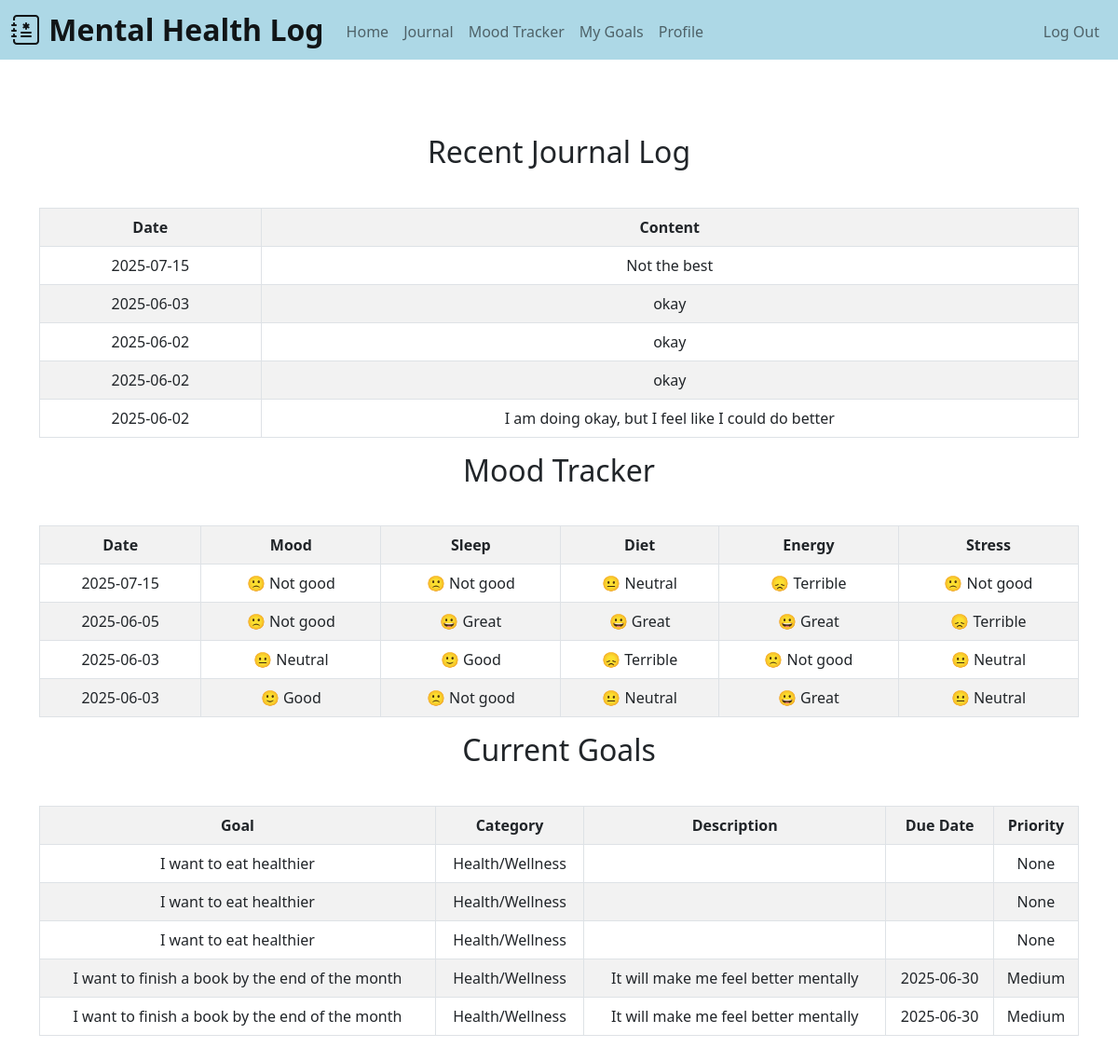
Page / (signed in) on the earlier database version.
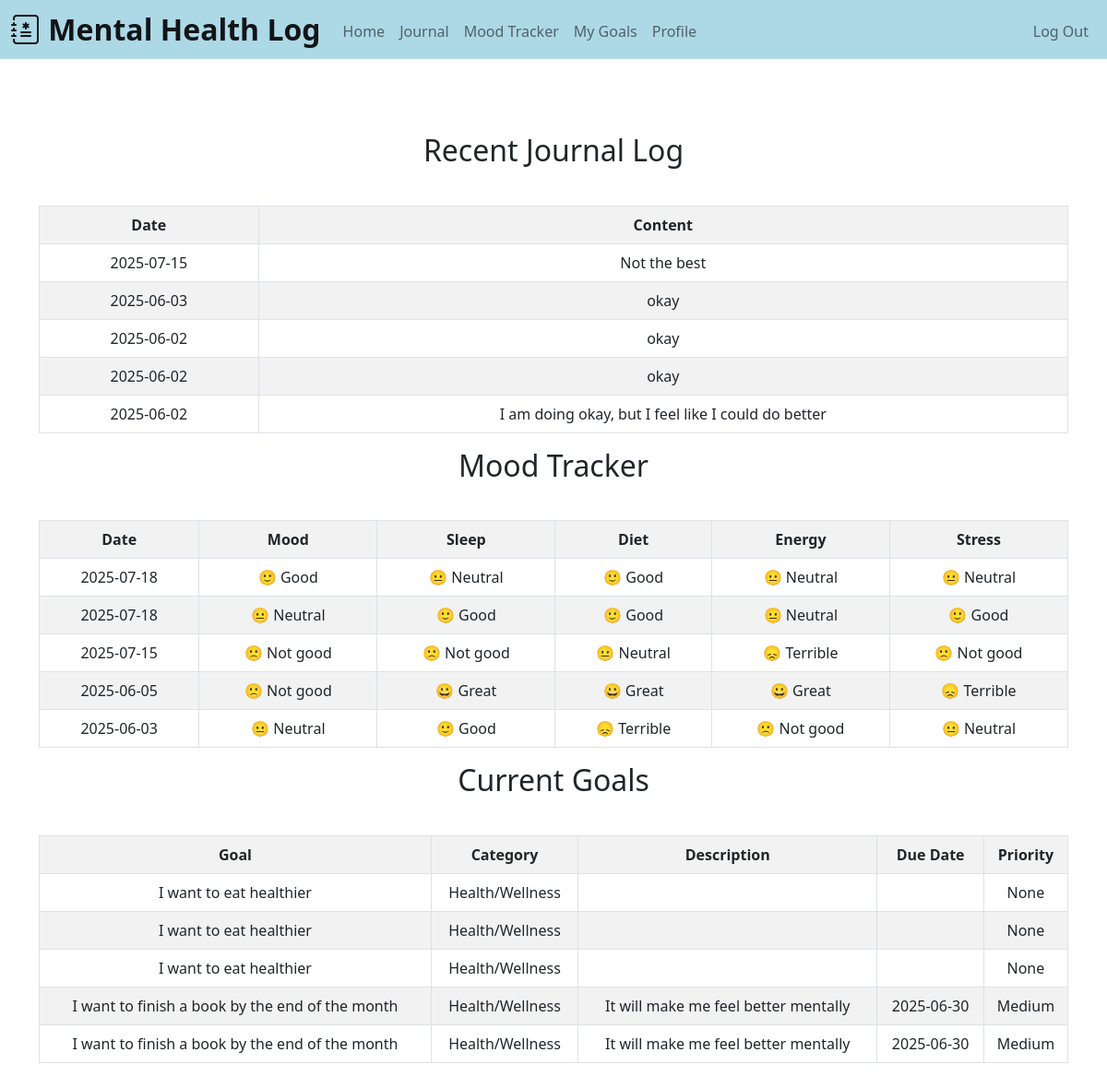
Same page on the later database version.
### tables this page shows
CREATE TABLE entries (
            id INTEGER PRIMARY KEY AUTOINCREMENT NOT NULL,
            user_id INTEGER NOT NULL,
            date DATE NOT NULL,
            content TEXT NOT NULL,
            FOREIGN KEY (user_id) REFERENCES users(id));

CREATE TABLE tracker (
        id INTEGER PRIMARY KEY AUTOINCREMENT NOT NULL,
        user_id INTEGER NOT NULL,
        date DATE NOT NULL,
        mood TEXT NOT NULL,
        sleep TEXT NOT NULL,
        diet TEXT NOT NULL,
        energy TEXT NOT NULL,
        stress TEXT NOT NULL,
        FOREIGN KEY (user_id) REFERENCES users(id)
    );

CREATE TABLE goals (
        id INTEGER PRIMARY KEY,
        user_id INTEGER NOT NULL,
        goal_title TEXT NOT NULL,
        category TEXT NOT NULL,
        description TEXT,
        due_date DATE,
        priority TEXT CHECK (priority IN ('Low', 'Medium', 'High')) DEFAULT 'Medium',
        completed BOOLEAN DEFAULT 0,
        FOREIGN KEY (user_id) REFERENCES users(id)
    );

### app.py (the view)
@app.route("/")
@login_required
def index():
    conn = db_connection()
    cur = conn.cursor()
    user_id = session["user_id"]
    cur.execute("SELECT date, content FROM entries WHERE user_id = ? ORDER BY date DESC LIMIT 5", (user_id,))
    journal_entries = cur.fetchall()
    cur.execute("SELECT date, mood, sleep, diet, energy, stress FROM tracker WHERE user_id = ? ORDER BY date DESC LIMIT 5", (user_id,))
    mood_entries = cur.fetchall()
    cur.execute("SELECT goal_title, category, description, due_date, priority FROM goals WHERE user_id = ? ORDER BY due_date LIMIT 5", (user_id,))
    goal_entries = cur.fetchall()
    conn.close()
    return render_template("index.html",
                           journal_entries = journal_entries,
                           mood_entries = mood_entries,
                           goal_entries = goal_entries)

### helper.py (called while the page is built)
def db_connection():
    conn = sqlite3.connect('mental_health.db')
    conn.row_factory = sqlite3.Row
    return conn

def login_required(f):
    @wraps(f)
    def decorated_function(*args, **kwargs):
        if session.get("user_id") is None:
            return redirect("/login")
        return f(*args, **kwargs)
    return decorated_function

### templates/index.html (shortened to what this page needs)
{% extends "layout.html" %}
{% block main %}
    <h2 class="heading-space">Recent Journal Log</h2>
    <table class="table table-striped table-bordered">
        <tr>
            <th>Date</th>
            <th>Content</th>
        </tr>
        {% for entry in journal_entries %}
            <tr>
                <td>{{ entry['date'] }}</td>
                <td>{{ entry['content'] }}</td>
            </tr>
        {% endfor %}
    </table>
    <h2 class="heading-space">Mood Tracker</h2>
    <table class="table table-striped table-bordered">
        <tr>
            <th>Date</th>
            <th>Mood</th>
            <th>Sleep</th>
            <th>Diet</th>
            <th>Energy</th>
            <th>Stress</th>
        </tr>
        {% for mood in mood_entries %}
            <tr>
                <td>{{ mood['date'] }}</td>
                <td>{{ mood['mood'] }}</td>
                <td>{{ mood['sleep'] }}</td>
                <td>{{ mood['diet'] }}</td>
                <td>{{ mood['energy'] }}</td>
                <td>{{ mood['stress'] }}</td>
            </tr>
        {% endfor %}
    </table>
    <h2 class="heading-space">Current Goals</h2>
        <table class="table table-striped table-bordered">
        <tr>
            <th>Goal</th>
            <th>Category</th>
            <th>Description</th>
            <th>Due Date</th>
            <th>Priority</th>
        </tr>
        {% for goal in goal_entries %}
            <tr>
                <td>{{ goal['goal_title'] }}</td>
                <td>{{ goal['category'] }}</td>
                <td>{{ goal['description'] }}</td>
                <td>{{ goal['due_date'] }}</td>
                <td>{{ goal['priority'] }}</td>
            </tr>
        {% endfor %}
    </table>
{% endblock %}

### templates/layout.html (shortened to what this page needs)
<!DOCTYPE html>
<html>
    <head>
        <link href="https://cdn.jsdelivr.net/npm/bootstrap@5.0.2/dist/css/bootstrap.min.css" rel="stylesheet">
        <link rel="stylesheet" href="https://cdn.jsdelivr.net/npm/bootstrap-icons@1.13.1/font/bootstrap-icons.min.css">
        <link href="/static/style.css" rel="stylesheet">
    </head>
    <body>
        <header>
            <nav class="navbar navbar-expand-lg navbar-light" style="background-color: lightblue;">
                <div class="container-fluid">
                    <a class="navbar-brand mb-0 h1" href="/"><i class="bi bi-journal-medical"></i> Mental Health Log</a>
                    <div class="collapse navbar-collapse" id="navbar">
                        {% if session["user_id"] %}
                            <ul class="navbar-nav me-auto mt-1">
                                <li class="nav-item"><a class="nav-link" href="/">Home</a></li>
                                <li class="nav-item"><a class="nav-link" href="/entry">Journal</a></li>
                                <li class="nav-item"><a class="nav-link" href="/tracker">Mood Tracker</a></li>
                                <li class="nav-item"><a class="nav-link" href="/goals">My Goals</a></li>
                                <li class="nav-item"><a class="nav-link" href="/profile">Profile</a></li>
                            </ul>
                            <ul class="navbar-nav ms-auto mt-1">
                                <li class="nav-item"><a class="nav-link" href="/logout">Log Out</a></li>
                            </ul>
                        {% else %}
                            <ul class="navbar-nav ms-auto mt-1">
                                <li class="nav-item"><a class="nav-link" href="/login">Log In</a></li>
                                <li class="nav-item"><a class="nav-link" href="/register">Register</a></li>
                            </ul>
                        {% endif %}
                    </div>
                </div>
            </nav>
        </header>
        <main class="container big-padding text-center">
            {% block main %}{% endblock %}
        </main>
    </body>
</html>

### static/style.css (style rules this page uses)
.navbar-brand { font-weight: 600; font-size: xx-large; }
.big-padding { padding-top: 5rem; padding-bottom: 5rem; }
.heading-space { padding-bottom: 2rem; }

Differences in the rows shown:
no longer on this page (row unchanged): tracker: date "2025-06-03", mood "🙂 Good", sleep "🙁 Not good", diet "😐 Neutral", energy "😀 Great", stress "😐 Neutral"
added tracker: date "2025-07-18", mood "🙂 Good", sleep "😐 Neutral", diet "🙂 Good", energy "😐 Neutral", stress "😐 Neutral"
added tracker: date "2025-07-18", mood "😐 Neutral", sleep "🙂 Good", diet "🙂 Good", energy "😐 Neutral", stress "🙂 Good"
